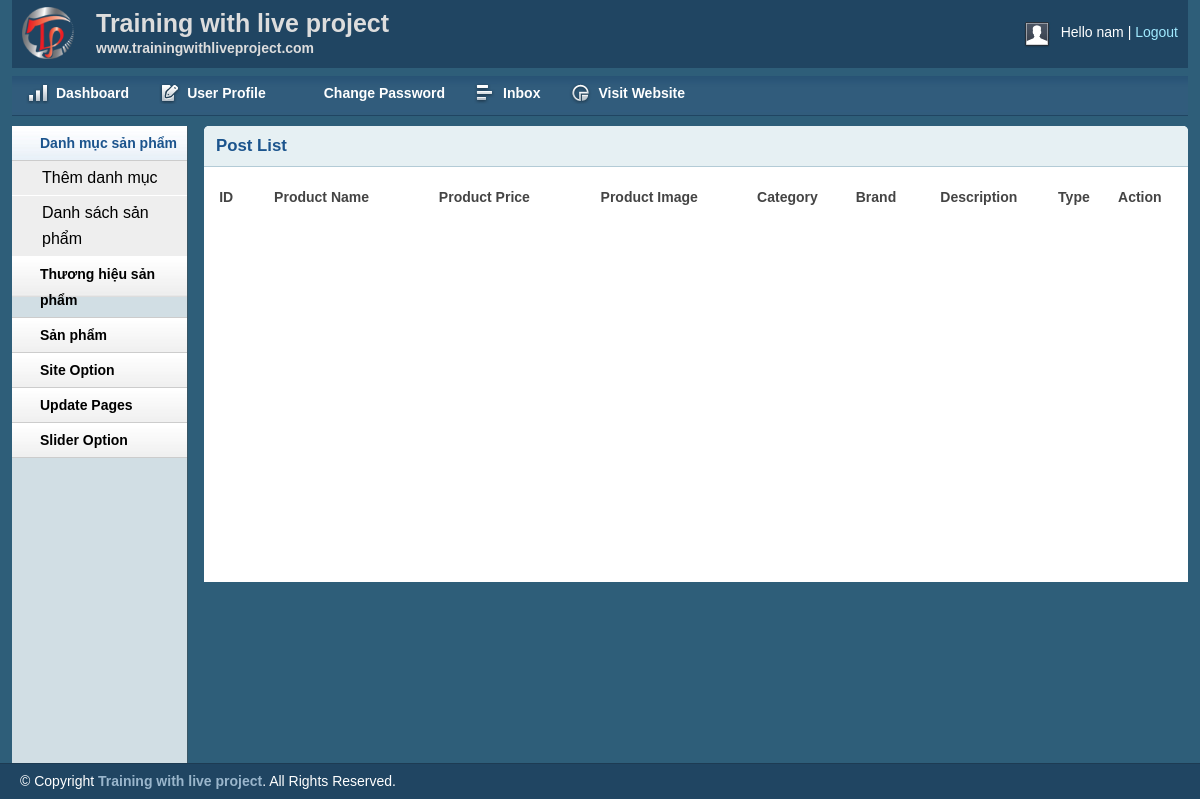
Before: /admin/productlist.php (signed in) with the older database file.
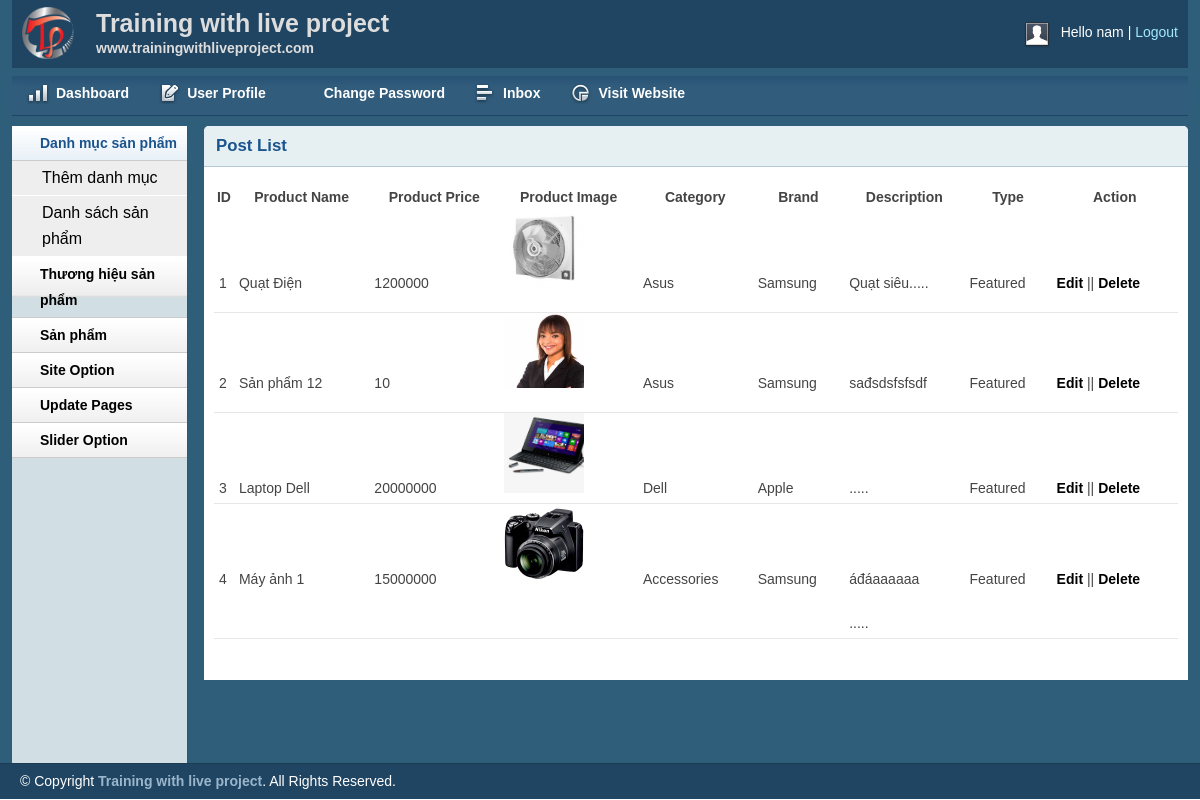
After: the same page with the newer database file.
### tables this page shows
CREATE TABLE `tbl_product` (
  `productId` int(11) NOT NULL,
  `productName` tinytext NOT NULL,
  `catId` int(11) NOT NULL,
  `brandId` int(11) NOT NULL,
  `product_desc` text NOT NULL,
  `type` int(11) NOT NULL,
  `price` varchar(255) NOT NULL,
  `image` varchar(255) NOT NULL
);

CREATE TABLE `tbl_category` (
  `catId` int(11) NOT NULL,
  `catName` varchar(255) NOT NULL
);

CREATE TABLE `tbl_brand` (
  `brandId` int(11) NOT NULL,
  `brandName` varchar(255) NOT NULL
);

### lib/session.php (called while the page is built, shortened)
<?php
class Session{
 public static function get($key){
    if (isset($_SESSION[$key])) {
     return $_SESSION[$key];
    } else {
     return false;
    }
 }
}
?>

### lib/database.php (called while the page is built, shortened)
<?php
Class Database{
   public $host   = DB_HOST;
   public $user   = DB_USER;
   public $pass   = DB_PASS;
   public $dbname = DB_NAME;
   public $link;
private function connectDB(){
   $this->link = new mysqli($this->host, $this->user, $this->pass,
    $this->dbname);
 }
public function select($query){
  $result = $this->link->query($query) or
   die($this->link->error.__LINE__);
  if($result->num_rows > 0){
    return $result;
  } else {
    return false;
  }
 }
}

### classes/product.php (called while the page is built, shortened)
<?php
    include_once '../lib/database.php';
    include_once '../helpers/format.php';
?>
<?php
    class product
    {
        private $db;
        public function __construct()
        {
            $this->db = new Database();
        }
        public function show_product(){
            $query = "SELECT tbl_product.*, tbl_category.catName, tbl_brand.brandName
                        FROM tbl_product
                        INNER JOIN tbl_category ON tbl_product.catId = tbl_category.catId
                        INNER JOIN tbl_brand ON tbl_product.brandId = tbl_brand.brandId
                        ORDER BY tbl_product.productId DESC";
            $result = $this->db->select($query);
            return $result;
        }
    }
?>

### helpers/format.php (called while the page is built, shortened)
<?php
class Format{
 public function textShorten($text, $limit = 400){
    $text = $text. " ";
    $text = substr($text, 0, $limit);
    $text = substr($text, 0, strrpos($text, ' '));
    $text = $text.".....";
    return $text;
 }
}
?>

### admin/productlist.php (the view, shortened to what this page needs)
<?php include 'inc/header.php';?>
<?php include 'inc/sidebar.php';?>
<?php include '../classes/Product.php';?>
<?php include_once '../helpers/Format.php';?>
<?php
	$pd = new Product();
	$fm = new Format();
?>
<div class="grid_10">
    <div class="box round first grid">
        <h2>Post List</h2>
        <div class="block">
            <table class="data display datatable" id="example">
			<thead>
				<tr>
					<th>ID</th>
					<th>Product Name</th>
					<th>Product Price</th>
					<th>Product Image</th>
					<th>Category</th>
					<th>Brand</th>
					<th>Description</th>
					<th>Type</th>
					<th>Action</th>
				</tr>
			</thead>
			<tbody>
				<?php
					$get_product = $pd->show_product();
					if($get_product){
						$i = 0;
						while($result = $get_product->fetch_assoc()){
							$i++;
				?>
				<tr class="odd gradeX">
					<td><?php echo $i; ?></td>
					<td><?php echo $result['productName'] ?></td>
					<td><?php echo $result['price'] ?></td>
					<td><img src="uploads/<?php echo $result['image'];?>"  width="80"></td>
					<td><?php echo $result['catName'] ?></td>
					<td><?php echo $result['brandName'] ?></td>
					<td><?php echo $fm->textShorten($result['product_desc'], 40); ?></td>
					<td><?php
						if($result['type'] == 1){
							echo "Featured";
						}else{
							echo "Non-Featured";
						}
					?></td>
					<td><a href="productedit.php?productid=<?php echo $result['productId'] ?>">Edit</a> ||
						<a href="?productid=<?php echo $result['productId']?>">Delete</a>
					</td>
				</tr>
				<?php } } ?>
			</tbody>
		</table>
       </div>
    </div>
</div>
<?php include 'inc/footer.php';?>

### admin/inc/header.php (shortened to what this page needs)
<?php
    include '../lib/session.php';
?>
<!DOCTYPE html>
<html>
<head>
    <link rel="stylesheet" type="text/css" href="css/reset.css" media="screen" />
    <link rel="stylesheet" type="text/css" href="css/text.css" media="screen" />
    <link rel="stylesheet" type="text/css" href="css/grid.css" media="screen" />
    <link rel="stylesheet" type="text/css" href="css/layout.css" media="screen" />
    <link rel="stylesheet" type="text/css" href="css/nav.css" media="screen" />
    <link href="css/table/demo_page.css" rel="stylesheet" type="text/css" />
</head>
<body>
    <div class="container_12">
        <div class="grid_12 header-repeat">
            <div id="branding">
                <div class="floatleft logo">
                    <img src="img/livelogo.png" alt="Logo" />
				</div>
				<div class="floatleft middle">
					<h1>Training with live project</h1>
					<p>www.trainingwithliveproject.com</p>
				</div>
                <div class="floatright">
                    <div class="floatleft">
                        <img src="img/img-profile.jpg" alt="Profile Pic" /></div>
                    <div class="floatleft marginleft10">
                        <ul class="inline-ul floatleft">
                            <li>Hello <?php echo Session::get('adminName') ?></li>
                            <li><a href="?action=logout">Logout</a></li>
                        </ul>
                    </div>
                </div>
            </div>
        </div>
        <div class="grid_12">
            <ul class="nav main">
                <li class="ic-dashboard"><a href="index.php"><span>Dashboard</span></a> </li>
                <li class="ic-form-style"><a href=""><span>User Profile</span></a></li>
				<li class="ic-typography"><a href="changepassword.php"><span>Change Password</span></a></li>
				<li class="ic-grid-tables"><a href="inbox.php"><span>Inbox</span></a></li>
                <li class="ic-charts"><a href=""><span>Visit Website</span></a></li>
            </ul>
        </div>

### admin/inc/sidebar.php (shortened to what this page needs)
<div class="grid_2">
    <div class="box sidemenu">
        <div class="block" id="section-menu">
            <ul class="section menu">
                <li><a class="menuitem">Danh mục sản phẩm</a>
                    <ul class="submenu">
                        <li><a href="catadd.php">Thêm danh mục</a> </li>
                        <li><a href="catlist.php">Danh sách sản phẩm</a> </li>
                    </ul>
                </li>
                <li><a class="menuitem">Thương hiệu sản phẩm</a>
                </li>
                <li><a class="menuitem">Sản phẩm</a>
                </li>
               <li><a class="menuitem">Site Option</a>
                </li>
                 <li><a class="menuitem">Update Pages</a>
                </li>
				<li><a class="menuitem">Slider Option</a>
                </li>
            </ul>
        </div>
    </div>
</div>

### admin/inc/footer.php (shortened to what this page needs)
    </div>
    <div id="site_info">
        <p>
         &copy; Copyright <a href="http://trainingwithliveproject.com">Training with live project</a>. All Rights Reserved.
        </p>
    </div>
</body>
</html>

### admin/css/layout.css (style rules this page uses)
body { background: #fff none repeat scroll 0 0; color: #444; font-size: 14px; padding: 0; }
.floatleft { float:left; }
.logo img { margin-top: -15px; width: 52px; }
.middle { margin-left: 22px; margin-top: -14px; }
.middle h1 { color:#ddd;margin:0 }
.middle p { color: #ddd; margin: 0; font-weight: bold; }
.floatright { float:right; }
.inline-ul li { display:inline; color:#fff; }
.marginleft10 { margin-left:10px; }
a { color: #000; font-weight:bold; text-decoration: none; }
.container_12, .container_16 { background:#2E5E79; }
h1, h2, h3, h4, h5, h6 { line-height:1.2em; margin-bottom:.3em; }
h2 { margin-top:1em; }
#branding { font-weight: normal; margin-bottom: 0; padding: 22px 10px 3px; text-align: left; }
.header-repeat { background:url(../img/header-repeat.jpg) repeat-x; }
#branding a { color:#A1EAFF; font-weight:normal; }
#branding a:before { content:" | "; color:#fff; }
#branding ul, #branding ul li { margin:0px; padding:0px; }
#branding li { padding:0px 0px 0px 0px !important; }
.box { background:#fff; margin-bottom:20px; padding:10px 10px 10px 10px; margin-left:-8px; }
.box.grid { padding-bottom:40px; }
.box.round { -moz-border-radius: 5px 5px 0px 0px; -webkit-border-radius: 5px 5px 0px 0px; border-radius: 5px 5px 0px 0px; }
.box h2 { font-size:1.2em; font-weight:bold; color:#1B548D; background:#E6F0F3; margin:-10px -10px 0 -10px; padding:10px 12px; border-bottom:1px solid #B3CBD6; -moz-border-radius: 5px 5px 0px 0px; -webkit-border-radius: 5px 5px 0px 0px; border-radius: 5px 5px 0px 0px; }
.box.first { min-height: 406px; }
.block { padding-top:20px; }
.box.sidemenu { background-color:#D1DEE4; border-right:1px solid #3A5665; padding:0px; margin:0px; cursor:pointer; }
.box.sidemenu .block { padding-top:0px; margin-top:0px; }
p { margin-bottom:1em; }
ul, ol { padding-top:0; }
ul.menu { list-style:none; border-top:1px solid #bbb; }
ul.menu li { margin:0; }
ul.menu li a { display:block; padding:4px 10px; border-bottom:1px solid #ccc; }
ul.menu ul { list-style:none; margin:0; }
ul.menu ul li a { padding-left:30px; }
ul.section { border-top:0; margin-bottom:0; }
ul.section li a { background:url(../img/sidemenu-repeat.jpg) repeat-x; line-height:26px; padding-left:28px; }
ul.section li li a { background:#ddd; border-bottom:1px solid #eee; }
ul.section ul li { text-transform:none; }
ul.section ul.current li a { background: #eee none repeat scroll 0 0; border-bottom: 1px solid #fff; font-size: 16px; font-weight: normal; }
ul.section li a.current { color:#1B548D; background:url(../img/sidemenu-repeat-hover.jpg) repeat-x; }
#site_info { color:#fff; background:#204562; border-top:1px solid #1d3b53; padding-left:20px; }
#site_info p { line-height:35px; margin-bottom:0px; }
#site_info a { color:#9ab6cc; }
.block { padding-bottom:1px; }
table.display { margin: 0 auto; clear: both; width: 100%; }
tr.odd { height: 30px; line-height: 30px; border-bottom:1px solid #e6e6e6; }
tr.odd td, tr.even td { padding-left:5px; }

Changed rows visible on the page:
added tbl_product: productName "Quạt Điện", price "1200000", image (picture), catId.catName "Asus", brandId.brandName "Samsung", product_desc "Quạt siêu.....", type "Featured"
added tbl_product: productName "Sản phẩm 12", price "10", image (picture), catId.catName "Asus", brandId.brandName "Samsung", product_desc "sađsdsfsfsdf", type "Featured"
added tbl_product: productName "Laptop Dell", price "20000000", image (picture), catId.catName "Dell", brandId.brandName "Apple", product_desc ".....", type "Featured"
added tbl_product: productName "Máy ảnh 1", price "15000000", image (picture), catId.catName "Accessories", brandId.brandName "Samsung", product_desc "áđáaaaaaa .....", type "Featured"
